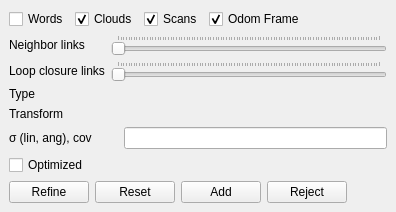
  <widget class="QDockWidget" name="dockWidget_constraints">
   <property name="windowTitle">
    <string>Constraints view</string>
   </property>
   <attribute name="dockWidgetArea">
    <number>2</number>
   </attribute>
   <widget class="QWidget" name="dockWidgetContents">
    <layout class="QVBoxLayout" name="verticalLayout_8" stretch="1,0,0,0">
     <item>
      <layout class="QVBoxLayout" name="layout_constraintsViewer">
       <property name="spacing">
        <number>0</number>
       </property>
      </layout>
     </item>
     <item>
      <layout class="QHBoxLayout" name="horizontalLayout_10">
       <item>
        <widget class="QCheckBox" name="checkBox_show3DWords">
         <property name="text">
          <string>Words</string>
         </property>
        </widget>
       </item>
       <item>
        <widget class="QCheckBox" name="checkBox_show3Dclouds">
         <property name="text">
          <string>Clouds</string>
         </property>
         <property name="checked">
          <bool>true</bool>
         </property>
        </widget>
       </item>
       <item>
        <widget class="QCheckBox" name="checkBox_show2DScans">
         <property name="text">
          <string>Scans</string>
         </property>
         <property name="checked">
          <bool>true</bool>
         </property>
        </widget>
       </item>
       <item>
        <widget class="QCheckBox" name="checkBox_odomFrame">
         <property name="text">
          <string>Odom Frame</string>
         </property>
         <property name="checked">
          <bool>true</bool>
         </property>
        </widget>
       </item>
       <item>
        <spacer name="horizontalSpacer_3">
         <property name="orientation">
          <enum>Qt::Horizontal</enum>
         </property>
         <property name="sizeHint" stdset="0">
          <size>
           <width>40</width>
           <height>20</height>
          </size>
         </property>
        </spacer>
       </item>
      </layout>
     </item>
     <item>
      <layout class="QGridLayout" name="gridLayout_6" columnstretch="0,0">
       <item row="4" column="1">
        <layout class="QHBoxLayout" name="horizontalLayout_13">
         <item>
          <widget class="QLabel" name="label_variance">
           <property name="text">
            <string/>
           </property>
           <property name="textInteractionFlags">
            <set>Qt::LinksAccessibleByMouse|Qt::TextSelectableByMouse</set>
           </property>
          </widget>
         </item>
         <item>
          <widget class="QLineEdit" name="lineEdit_covariance">
           <property name="readOnly">
            <bool>true</bool>
           </property>
          </widget>
         </item>
        </layout>
       </item>
       <item row="0" column="0">
        <widget class="QLabel" name="label">
         <property name="text">
          <string>Neighbor links</string>
         </property>
        </widget>
       </item>
       <item row="0" column="1">
        <widget class="QSlider" name="horizontalSlider_neighbors">
         <property name="focusPolicy">
          <enum>Qt::ClickFocus</enum>
         </property>
         <property name="orientation">
          <enum>Qt::Horizontal</enum>
         </property>
         <property name="tickPosition">
          <enum>QSlider::TicksAbove</enum>
         </property>
        </widget>
       </item>
       <item row="1" column="0">
        <widget class="QLabel" name="label_6">
         <property name="text">
          <string>Loop closure links</string>
         </property>
        </widget>
       </item>
       <item row="1" column="1">
        <widget class="QSlider" name="horizontalSlider_loops">
         <property name="focusPolicy">
          <enum>Qt::ClickFocus</enum>
         </property>
         <property name="orientation">
          <enum>Qt::Horizontal</enum>
         </property>
         <property name="tickPosition">
          <enum>QSlider::TicksAbove</enum>
         </property>
        </widget>
       </item>
       <item row="2" column="0">
        <widget class="QLabel" name="label_33">
         <property name="text">
          <string>Type</string>
         </property>
        </widget>
       </item>
       <item row="3" column="0">
        <widget class="QLabel" name="label_16">
         <property name="text">
          <string>Transform</string>
         </property>
        </widget>
       </item>
       <item row="3" column="1">
        <widget class="QLabel" name="label_constraint">
         <property name="text">
          <string/>
         </property>
         <property name="textInteractionFlags">
          <set>Qt::LinksAccessibleByMouse|Qt::TextSelectableByMouse</set>
         </property>
        </widget>
       </item>
       <item row="6" column="0">
        <widget class="QCheckBox" name="checkBox_showOptimized">
         <property name="text">
          <string>Optimized</string>
         </property>
        </widget>
       </item>
       <item row="6" column="1">
        <widget class="QLabel" name="label_constraint_opt">
         <property name="text">
          <string/>
         </property>
         <property name="textInteractionFlags">
          <set>Qt::LinksAccessibleByMouse|Qt::TextSelectableByMouse</set>
         </property>
        </widget>
       </item>
       <item row="4" column="0">
        <widget class="QLabel" name="label_18">
         <property name="text">
          <string>σ (lin, ang), cov</string>
         </property>
        </widget>
       </item>
       <item row="2" column="1">
        <layout class="QHBoxLayout" name="horizontalLayout_14" stretch="0,1">
         <item>
          <widget class="QLabel" name="label_type">
           <property name="text">
            <string/>
           </property>
           <property name="textInteractionFlags">
            <set>Qt::LinksAccessibleByMouse|Qt::TextSelectableByMouse</set>
           </property>
          </widget>
         </item>
         <item>
          <widget class="QLabel" name="label_type_name">
           <property name="text">
            <string/>
           </property>
           <property name="textInteractionFlags">
            <set>Qt::LinksAccessibleByMouse|Qt::TextSelectableByMouse</set>
           </property>
          </widget>
         </item>
        </layout>
       </item>
      </layout>
     </item>
     <item>
      <layout class="QHBoxLayout" name="horizontalLayout_5">
       <item>
        <widget class="QPushButton" name="pushButton_refine">
         <property name="toolTip">
          <string>Refine with the registration strategy set in &quot;Core Parameters&quot;-&gt;&quot;Reg&quot;</string>
         </property>
         <property name="text">
          <string>Refine</string>
         </property>
        </widget>
       </item>
       <item>
        <widget class="QPushButton" name="pushButton_reset">
         <property name="text">
          <string>Reset</string>
         </property>
        </widget>
       </item>
       <item>
        <widget class="QPushButton" name="pushButton_add">
         <property name="text">
          <string>Add</string>
         </property>
        </widget>
       </item>
       <item>
        <widget class="QPushButton" name="pushButton_reject">
         <property name="text">
          <string>Reject</string>
         </property>
        </widget>
       </item>
       <item>
        <spacer name="horizontalSpacer">
         <property name="orientation">
          <enum>Qt::Horizontal</enum>
         </property>
         <property name="sizeHint" stdset="0">
          <size>
           <width>40</width>
           <height>20</height>
          </size>
         </property>
        </spacer>
       </item>
      </layout>
     </item>
    </layout>
   </widget>
  </widget>
